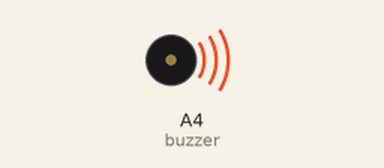
Bench run of a sketch on a simulated Arduino Uno, built with avr-gcc and run on an emulated ATmega328P. Shown: buzzer (waves = sounding).

Above: at 0.1 s.
At 87.3 s:
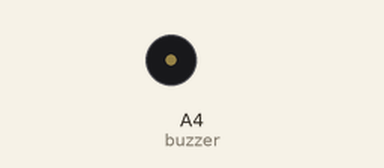
Timing chart, 0 to 88.8 s (numbered marks = the images above):
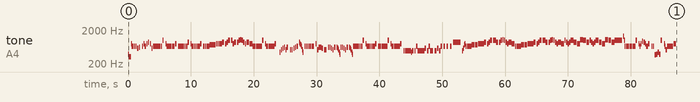

The sketch:

Los__Los__Los_.ino
```cpp
// 幼女戦記 ED  Los! Los! Los! (anime version)

#include <avr/pgmspace.h>

#define NOTE_B0  31
#define NOTE_C1  33
#define NOTE_CS1 35
#define NOTE_D1  37
#define NOTE_DS1 39
#define NOTE_E1  41
#define NOTE_F1  44
#define NOTE_FS1 46
#define NOTE_G1  49
#define NOTE_GS1 52
#define NOTE_A1  55
#define NOTE_AS1 58
#define NOTE_B1  62
#define NOTE_C2  65
#define NOTE_CS2 69
#define NOTE_D2  73
#define NOTE_DS2 78
#define NOTE_E2  82
#define NOTE_F2  87
#define NOTE_FS2 93
#define NOTE_G2  98
#define NOTE_GS2 104
#define NOTE_A2  110
#define NOTE_AS2 117
#define NOTE_B2  123
#define NOTE_C3  131
#define NOTE_CS3 139
#define NOTE_D3  147
#define NOTE_DS3 156
#define NOTE_E3  165
#define NOTE_F3  175
#define NOTE_FS3 185
#define NOTE_G3  196
#define NOTE_GS3 208
#define NOTE_A3  220
#define NOTE_AS3 233
#define NOTE_B3  247
#define NOTE_C4  262
#define NOTE_CS4 277
#define NOTE_D4  294
#define NOTE_DS4 311
#define NOTE_E4  330
#define NOTE_F4  349
#define NOTE_FS4 370
#define NOTE_G4  392
#define NOTE_GS4 415
#define NOTE_A4  440
#define NOTE_AS4 466
#define NOTE_B4  494
#define NOTE_C5  523
#define NOTE_CS5 554
#define NOTE_D5  587
#define NOTE_DS5 622
#define NOTE_E5  659
#define NOTE_F5  698
#define NOTE_FS5 740
#define NOTE_G5  784
#define NOTE_GS5 831
#define NOTE_A5  880
#define NOTE_AS5 932
#define NOTE_B5  988
#define NOTE_C6  1047
#define NOTE_CS6 1109
#define NOTE_D6  1175
#define NOTE_DS6 1245
#define NOTE_E6  1319
#define NOTE_F6  1397
#define NOTE_FS6 1480
#define NOTE_G6  1568
#define NOTE_GS6 1661
#define NOTE_A6  1760
#define NOTE_AS6 1865
#define NOTE_B6  1976
#define NOTE_C7  2093
#define NOTE_CS7 2217
#define NOTE_D7  2349
#define NOTE_DS7 2489
#define NOTE_E7  2637
#define NOTE_F7  2794
#define NOTE_FS7 2960
#define NOTE_G7  3136
#define NOTE_GS7 3322
#define NOTE_A7  3520
#define NOTE_AS7 3729
#define NOTE_B7  3951
#define NOTE_C8  4186
#define NOTE_CS8 4435
#define NOTE_D8  4699
#define NOTE_DS8 4978
#define NOTE_E8  5274
#define NOTE_F8  5588
#define NOTE_FS8 5920
#define NOTE_G8  6272
#define NOTE_GS8 6645
#define NOTE_A8  7074
#define NOTE_AS8 7459
#define NOTE_B8  7902
#define REST 0

int tempo = 60;
int buzzer = A4;

const int melody[] PROGMEM = {
  NOTE_G4,32,NOTE_E4,32,NOTE_E4,32,NOTE_E4,32,NOTE_G5,32,NOTE_E5,32,NOTE_E5,32,REST,32,NOTE_E5,32,REST,32,NOTE_E5,32,REST,32,
  NOTE_D5,16,NOTE_DS5,16,REST,16,NOTE_E5,32,REST,32,NOTE_G5,32,NOTE_E5,32,NOTE_E5,32,REST,32,NOTE_G5,32,REST,32,NOTE_A5,32,REST,32,NOTE_G5,32,REST,32,NOTE_D5,32,REST,32,
  NOTE_E5,16,NOTE_E5,16,NOTE_E5,32,NOTE_E5,32,NOTE_E5,16,NOTE_E5,16,NOTE_E5,16,NOTE_B5,16,REST,16,
  NOTE_G5,32,NOTE_E5,32,NOTE_E5,16,NOTE_E5,16,NOTE_E5,16,NOTE_E5,32,NOTE_E5,32,NOTE_E5,16,NOTE_G5,16,REST,16,
  NOTE_E5,16,NOTE_E5,16,NOTE_E5,32,NOTE_E5,32,NOTE_E5,16,NOTE_E5,16,NOTE_E5,16,NOTE_A5,16,REST,16,
  NOTE_G5,32,NOTE_E5,32,NOTE_E5,16,NOTE_E5,16,NOTE_E5,16,NOTE_E5,32,NOTE_E5,32,NOTE_E5,16,NOTE_G5,16,REST,16,
  NOTE_E5,16,NOTE_E5,16,NOTE_E5,32,NOTE_E5,32,NOTE_E5,16,NOTE_FS5,16,NOTE_FS5,16,NOTE_FS5,32,NOTE_FS5,32,NOTE_FS5,16,
  NOTE_G5,16,NOTE_G5,16,NOTE_G5,32,NOTE_G5,32,NOTE_G5,16,NOTE_A5,12,REST,32,
  NOTE_G5,16,NOTE_A5,16,NOTE_B5,12,REST,32,NOTE_B5,16,NOTE_G5,16,NOTE_A5,12,REST,32,
  NOTE_A5,16,NOTE_B5,16,NOTE_C6,16,NOTE_B5,16,NOTE_A5,16,NOTE_G5,16,NOTE_A5,8,NOTE_G5,8,
  NOTE_E5,16,NOTE_E5,16,NOTE_E5,32,NOTE_E5,32,NOTE_E5,16,NOTE_E5,16,NOTE_E5,16,NOTE_B5,16,REST,16,
  NOTE_G5,32,NOTE_E5,32,NOTE_E5,16,NOTE_E5,16,NOTE_E5,16,NOTE_E5,32,NOTE_E5,32,NOTE_E5,16,NOTE_G5,16,REST,8,
  NOTE_A4,32,REST,32,NOTE_C5,32,REST,32,NOTE_D5,32,REST,32,NOTE_DS5,32,REST,32,NOTE_C5,32,NOTE_DS5,16,REST,12,
  NOTE_C5,32,REST,32,NOTE_C5,32,REST,32,NOTE_D5,32,REST,32,NOTE_DS5,32,REST,32,NOTE_E5,16,REST,32,
  NOTE_A5,32,NOTE_G5,32,NOTE_FS5,32,NOTE_E5,32,NOTE_C5,32,NOTE_A4,32,REST,32,
  NOTE_E5,32,REST,32,NOTE_E5,32,REST,32,NOTE_E5,32,REST,32,NOTE_E5,32,NOTE_E5,32,REST,32,NOTE_E5,8,REST,32,
  NOTE_G5,16,NOTE_C5,16,NOTE_DS5,16,NOTE_DS5,16,NOTE_D5,16,REST,32,NOTE_C5,8,REST,32,
  NOTE_DS5,32,REST,32,NOTE_DS5,32,REST,32,NOTE_D5,32,REST,32,NOTE_C5,32,REST,32,NOTE_DS5,16,REST,32,
  NOTE_DS5,32,NOTE_D5,32,NOTE_C5,32,NOTE_A4,32,NOTE_G4,32,
  NOTE_DS5,32,REST,32,NOTE_DS5,32,REST,32,NOTE_D5,32,REST,32,NOTE_C5,32,REST,32,NOTE_DS5,16,REST,32,NOTE_DS5,32,NOTE_D5,32,NOTE_C5,32,NOTE_A4,32,NOTE_G4,32,
  NOTE_E5,16,NOTE_E5,16,NOTE_E5,32,NOTE_E5,32,NOTE_E5,16,NOTE_E5,16,NOTE_E5,16,NOTE_B5,16,REST,16,
  NOTE_G5,32,NOTE_E5,32,NOTE_E5,16,NOTE_E5,16,NOTE_E5,16,NOTE_E5,32,NOTE_E5,32,NOTE_E5,16,NOTE_G5,16,REST,16,
  NOTE_E5,16,NOTE_E5,16,NOTE_E5,32,NOTE_E5,32,NOTE_E5,16,NOTE_E5,16,NOTE_E5,16,NOTE_B5,16,REST,16,
  NOTE_G5,32,NOTE_E5,32,NOTE_E5,16,NOTE_E5,16,NOTE_E5,16,NOTE_E5,32,NOTE_E5,32,NOTE_E5,16,NOTE_G5,16,REST,16,
  NOTE_B4,16,NOTE_B4,16,NOTE_B4,16,NOTE_B4,16,NOTE_B4,16,NOTE_A4,32,NOTE_B4,16,REST,32,NOTE_B4,16,NOTE_E5,16,
  NOTE_B4,16,NOTE_B4,16,NOTE_B4,16,NOTE_B4,16,NOTE_B4,32,NOTE_D5,16,REST,32,
  NOTE_B4,16,NOTE_E5,16,NOTE_B4,16,NOTE_B4,16,REST,16,NOTE_B4,12,NOTE_D5,12,
  NOTE_B4,16,NOTE_E5,16,REST,16,NOTE_E5,16,REST,16,NOTE_E5,16,REST,16,NOTE_E5,16,REST,16,NOTE_A5,3,REST,32,
  NOTE_B4,32,NOTE_D5,32,NOTE_FS5,32,NOTE_G5,32,NOTE_E5,16,NOTE_E5,16,NOTE_E5,32,NOTE_E5,32,NOTE_E5,16,
  NOTE_FS5,16,NOTE_FS5,16,NOTE_FS5,32,NOTE_FS5,32,NOTE_FS5,16,NOTE_G5,16,NOTE_G5,16,NOTE_G5,32,NOTE_G5,32,NOTE_G5,16,NOTE_A5,12,REST,32,
  NOTE_G5,16,NOTE_A5,16,NOTE_B5,12,REST,32,NOTE_B5,16,NOTE_B5,16,NOTE_A5,12,REST,32,NOTE_A5,16,NOTE_B5,16,NOTE_C6,16,NOTE_B5,16,NOTE_A5,16,NOTE_G5,16,NOTE_A5,8,NOTE_G5,8,
  NOTE_E5,16,NOTE_E5,16,NOTE_E5,32,NOTE_E5,32,NOTE_E5,16,NOTE_FS5,16,NOTE_FS5,16,NOTE_FS5,32,NOTE_FS5,32,NOTE_FS5,16,
  NOTE_G5,16,NOTE_G5,16,NOTE_G5,32,NOTE_G5,32,NOTE_G5,16,NOTE_A5,12,REST,32,
  NOTE_G5,16,NOTE_A5,16,NOTE_B5,12,REST,32,NOTE_B5,16,NOTE_B5,16,NOTE_A5,12,REST,32,
  NOTE_A5,16,NOTE_B5,16,NOTE_C6,16,NOTE_B5,16,NOTE_A5,16,NOTE_G5,16,NOTE_A5,8,NOTE_G5,8,
  NOTE_B5,16,NOTE_A5,16,NOTE_G5,16,NOTE_A5,16,NOTE_B5,8,NOTE_A5,8,NOTE_G5,16,NOTE_G5,16,
  NOTE_C6,16,NOTE_C6,16,NOTE_B5,8,NOTE_A5,8,NOTE_B5,16,NOTE_A5,16,NOTE_G5,16,NOTE_A5,16,NOTE_B5,8,NOTE_A5,8,NOTE_G5,8,NOTE_C6,8,NOTE_B5,8,NOTE_A5,8,NOTE_B5,3,
  NOTE_E6,32,NOTE_B5,32,NOTE_E5,32,REST,32,NOTE_E5,16,NOTE_E5,16,NOTE_E5,32,NOTE_E5,32,NOTE_E5,16,NOTE_E5,16,NOTE_E5,16,NOTE_B5,16,REST,16,
  NOTE_G5,32,NOTE_E5,32,NOTE_G5,16,NOTE_AS5,16,NOTE_A5,16,NOTE_G5,32,NOTE_E5,32,NOTE_E5,16,NOTE_G5,16,REST,16,
  NOTE_E5,16,NOTE_E5,16,NOTE_FS4,32,NOTE_FS4,32,NOTE_G4,16,NOTE_A4,16,NOTE_G4,16,NOTE_B5,16,REST,16,
  NOTE_G5,32,NOTE_E5,32,NOTE_C5,16,NOTE_E5,16,NOTE_E5,16,NOTE_E5,32,NOTE_E5,32,NOTE_E5,16,NOTE_G5,8,

};

int notes = sizeof(melody) / sizeof(melody[0]) / 2;
int wholenote = (60000 * 4) / tempo;

void playMelody(const int melody[], int notes, int wholenote) {
  for (int thisNote = 0; thisNote < notes * 2; thisNote += 2) {

    int pitch = pgm_read_word(&melody[thisNote]);
    int divider = pgm_read_word(&melody[thisNote + 1]);

    int noteDuration;

    if (divider > 0) {
      // 正常音符
      noteDuration = wholenote / divider;
    } else {
      // 負音符（1.5倍）
      noteDuration = wholenote / abs(divider);
      noteDuration = noteDuration * 1.5;
    }

    tone(buzzer, pitch, noteDuration * 0.9);
    delay(noteDuration);
    noTone(buzzer);
  }
}

void setup() {
  playMelody(melody, notes, wholenote);
}

void loop() {
}
```
